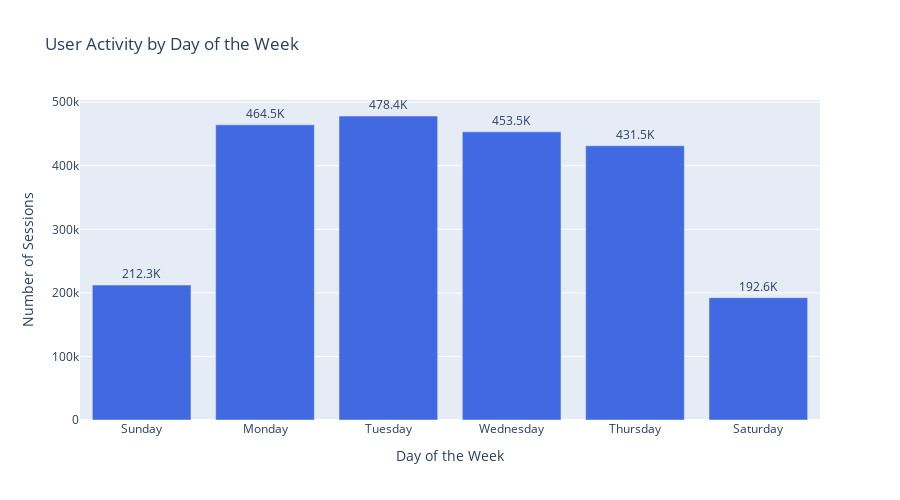

The cell this chart's notebook holds for it:
### Code cell
# Extract day of the week from timestamp
behaviours_graph["day"] = behaviours_graph["time"].dt.day_name()

# Count sessions per day
daily_counts = behaviours_graph["day"].value_counts().reset_index()
daily_counts.columns = ["day", "count"]

# Ensure days are in correct order (Monday → Sunday)
day_order = ["Sunday", "Monday", "Tuesday", "Wednesday", "Thursday", "Friday", "Saturday"]
daily_counts["day"] = pd.Categorical(daily_counts["day"], categories=day_order, ordered=True)
daily_counts.sort_values("day", inplace=True)

# Round counts to thousands (e.g., 152483 → 152K)
daily_counts["count_formatted"] = daily_counts["count"].apply(lambda x: f"{x/1000:.1f}K")

# Plot
fig = px.bar(
    daily_counts, x="day", y="count",
    title="User Activity by Day of the Week",
    labels={"day": "Day of the Week", "count": "Number of Sessions"},
    text="count_formatted"  # Show formatted numbers
)

# **Enhancements**
fig.update_traces(
    marker_color="royalblue",  # Set color for bars
    textposition="outside",  # Move labels outside bars for better readability
    hovertemplate="<b>Day: %{x}</b><br>Sessions: %{y}"  # Custom tooltip
)

fig.update_layout(
    height=500, width=900,  # Adjust figure size
    xaxis_tickangle=0,  # Keep labels horizontal for clarity
)

### Figure 1 — Plotly figure (JSON) as saved in the notebook; plotly's stock layout.template omitted (floating-point values rounded to 4 significant figures)
{"data": [{"alignmentgroup": "True", "hovertemplate": "<b>Day: %{x}</b><br>Sessions: %{y}", "legendgroup": "", "marker": {"color": "royalblue", "pattern": {"shape": ""}}, "name": "", "offsetgroup": "", "orientation": "v", "showlegend": false, "text": ["212.3K", "464.5K", "478.4K", "453.5K", "431.5K", "192.6K"], "textposition": "outside", "type": "bar", "x": ["Sunday", "Monday", "Tuesday", "Wednesday", "Thursday", "Saturday"], "xaxis": "x", "y": [212343, 464467, 478375, 453494, 431517, 192552], "yaxis": "y"}], "layout": {"barmode": "relative", "height": 500, "legend": {"tracegroupgap": 0}, "title": {"text": "User Activity by Day of the Week"}, "width": 900, "xaxis": {"anchor": "y", "domain": [0, 1], "tickangle": 0, "title": {"text": "Day of the Week"}}, "yaxis": {"anchor": "x", "domain": [0, 1], "title": {"text": "Number of Sessions"}}}}
